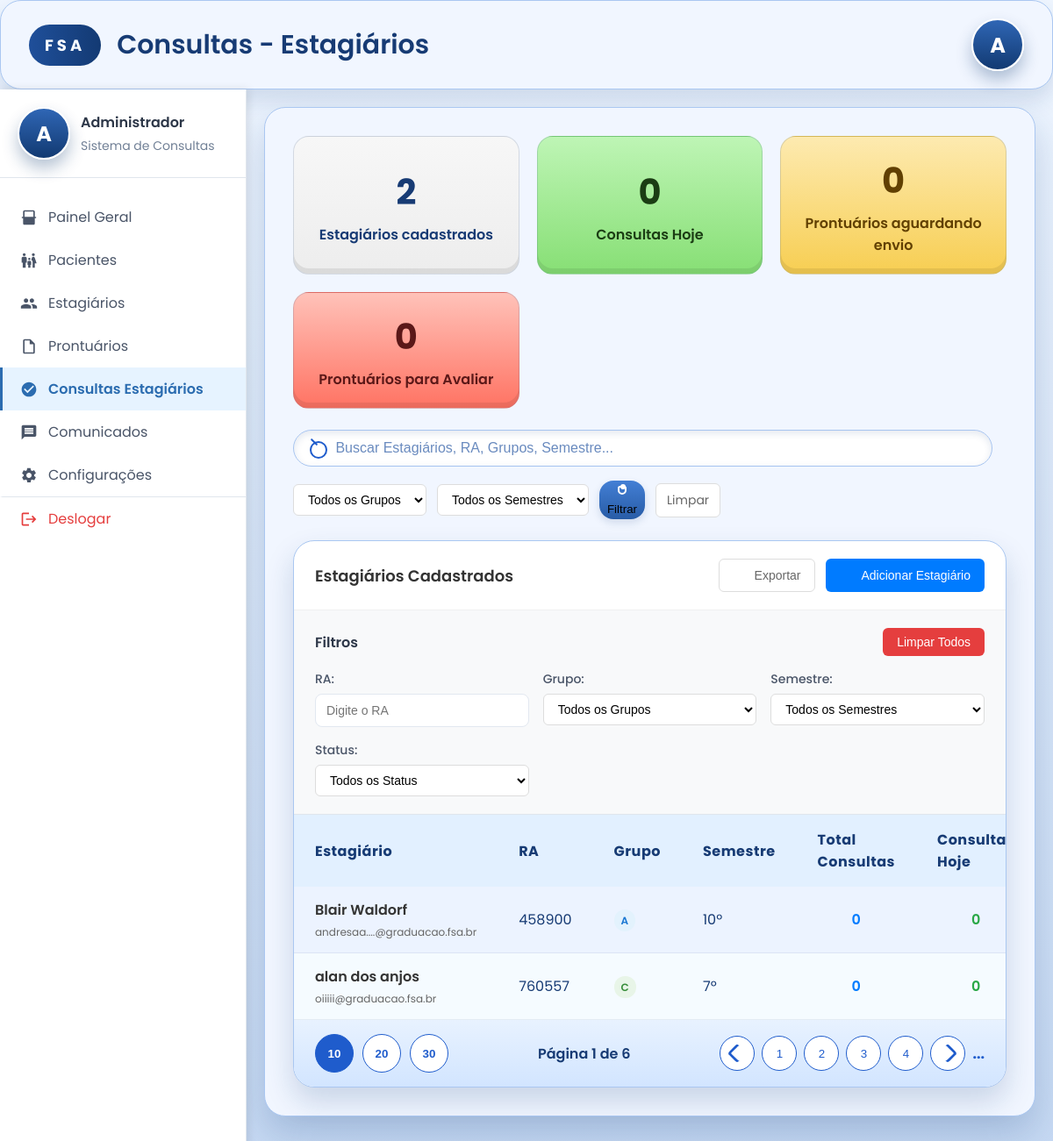
The page /admin/consultas (signed in) on the database its author committed.
### models.py (models this page shows, shortened)
class Estagiario(db.Model):
    id = db.Column(db.Integer, primary_key=True)
    nome = db.Column(db.String(100), nullable=False)
    data_nascimento = db.Column(db.Date, nullable=False)
    RA = db.Column(db.String(10), unique=True, nullable=False) # RA geralmente é string
    cpf = db.Column(db.String(14), unique=True, nullable=False)
    telefone_aluno = db.Column(db.String(20), nullable=False)
    emailfsa = db.Column(db.String(100), unique=True, nullable=False)
    curso_periodo = db.Column(db.String(50), nullable=False)
    senha = db.Column(db.String(200), nullable=False) # Armazenar a senha hash
    agendamentos = db.relationship('Agendamento', backref='estagiario', lazy=True) # Relacionamento com Agendamento
    disponibilidades = db.relationship('Disponibilidade', backref='estagiario', lazy=True)

### views.py (the view, shortened to what this page needs)
@app.route('/admin/consultas')
def admin_consultas_estagiarios():
    if 'logged_in' not in session or session.get('user_type') != 'mestre':
        flash('Acesso negado. Por favor, faça login como administrador.', 'error')
        return redirect(url_for('login'))
    try:
        busca = request.args.get('busca', '').strip()
        grupo_filtro = request.args.get('grupo', '').strip()
        semestre_filtro = request.args.get('semestre', '').strip()
        status_filtro = request.args.get('status', '').strip()
        estagiarios_query = Estagiario.query
        estagiarios = estagiarios_query.all()
        total_estagiarios = len(estagiarios)
        hoje = datetime.datetime.now().date()
        consultas_hoje = Agendamento.query.filter(
            db.func.date(Agendamento.data_agendamento) == hoje,
            Agendamento.status.in_(['confirmado', 'concluido'])
        ).count()
        prontuarios_aguardando = Agendamento.query.filter(
            Agendamento.status == 'concluido',
            Agendamento.observacoes_estagiario.is_(None)
        ).count()
        prontuarios_avaliar = Agendamento.query.filter(
            Agendamento.status == 'confirmado'
        ).count()
        estagiarios_com_consultas = []
        for estagiario in estagiarios:
            consultas_total = Agendamento.query.filter_by(estagiario_id=estagiario.id).count()
            consultas_hoje_estagiario = Agendamento.query.filter(
                Agendamento.estagiario_id == estagiario.id,
                db.func.date(Agendamento.data_agendamento) == hoje,
                Agendamento.status.in_(['confirmado', 'concluido'])
            ).count()
            semestre = "N/A"
            if estagiario.curso_periodo and "º" in estagiario.curso_periodo:
                try:
                    semestre = estagiario.curso_periodo.split("º")[0].split()[-1] + "º"
                except:
                    semestre = "N/A"
            grupo = "A"
            if estagiario.RA and estagiario.RA.isdigit():
                ultimo_digito = int(estagiario.RA[-1])
                if ultimo_digito <= 3:
                    grupo = "A"
                elif ultimo_digito <= 6:
                    grupo = "B"
                else:
                    grupo = "C"
            if grupo_filtro and grupo != grupo_filtro:
                continue
            if semestre_filtro and semestre != semestre_filtro:
                continue
            estagiarios_com_consultas.append({
                'id': estagiario.id,
                'nome': estagiario.nome,
                'ra': estagiario.RA,
                'email': estagiario.emailfsa,
                'telefone': estagiario.telefone_aluno,
                'curso_periodo': estagiario.curso_periodo,
                'grupo': grupo,
                'semestre': semestre,
                'consultas_count': consultas_total,
                'consultas_hoje': consultas_hoje_estagiario
            })
        estagiarios_com_consultas.sort(key=lambda x: x['nome'])
        grupos_disponiveis = list(set([e['grupo'] for e in estagiarios_com_consultas]))
        semestres_disponiveis = list(set([e['semestre'] for e in estagiarios_com_consultas]))
        messages = session.pop('_flashes', [])
        return render_template('consultas_estagiarios.html',
                             messages=messages,
                             total_estagiarios=total_estagiarios,
                             consultas_hoje=consultas_hoje,
                             prontuarios_aguardando=prontuarios_aguardando,
                             prontuarios_avaliar=prontuarios_avaliar,
                             estagiarios=estagiarios_com_consultas,
                             grupos_disponiveis=grupos_disponiveis,
                             semestres_disponiveis=semestres_disponiveis,
                             filtros_ativos={
                                 'busca': busca,
                                 'grupo': grupo_filtro,
                                 'semestre': semestre_filtro,
                                 'status': status_filtro
                             })
    except Exception as e:
        print(f"Erro ao carregar dados de consultas: {e}")
        flash('Erro ao carregar dados. Tente novamente.', 'error')
        messages = session.pop('_flashes', [])
        return render_template('consultas_estagiarios.html',
                             messages=messages,
                             total_estagiarios=0,
                             consultas_hoje=0,
                             prontuarios_aguardando=0,
                             prontuarios_avaliar=0,
                             estagiarios=[])

### templates/consultas_estagiarios.html (shortened to what this page needs)
<!DOCTYPE html>
<html lang="pt-BR">
  <head>
    <link rel="stylesheet" href="{{ url_for('static', filename='css/consultas_estagiarios.css') }}" />
    <link rel="stylesheet" href="https://cdnjs.cloudflare.com/ajax/libs/font-awesome/6.0.0/css/all.min.css">
  </head>
  <body>
    <div class="page-shell">
      <header class="header">
        <div class="brand">
          <div class="brand-logo">FSA</div>
          <h1>Consultas - Estagiários</h1>
        </div>
        <div class="user-avatar">A</div>
      </header>
      <div class="container">
        <div class="sidebar">
          <div class="sidebar-header">
            <div class="sidebar-user">
              <div class="user-avatar">A</div>
              <div class="user-info">
                <div class="user-name">Administrador</div>
                <div class="user-role">Sistema de Consultas</div>
              </div>
            </div>
          </div>
          <nav class="sidebar-nav">
            <a href="/aba_admin" class="nav-item">
              <svg xmlns="http://www.w3.org/2000/svg" viewBox="0 0 24 24" class="nav-icon">
                <path d="M3 13h1v7c0 1.1.9 2 2 2h12c1.1 0 2-.9 2-2v-7h1c.6 0 1-.4 1-1s-.4-1-1-1h-1V4c0-1.1-.9-2-2-2H6C4.9 2 4 2.9 4 4v7H3c-.6 0-1 .4-1 1s.4 1 1 1zM6 4h12v7H6V4z"/>
              </svg>
              <span>Painel Geral</span>
            </a>
            <a href="#" class="nav-item" onclick="mostrarPagina('pagina-pacientes')">
              <span>Pacientes</span>
            </a>
            <a href="#" class="nav-item" onclick="mostrarPagina('pagina-estagiarios')">
              <span>Estagiários</span>
            </a>
            <a href="#" class="nav-item" onclick="mostrarPagina('pagina-prontuarios')">
              <svg xmlns="http://www.w3.org/2000/svg" viewBox="0 0 24 24" class="nav-icon">
                <path d="M14 2H6c-1.1 0-2 .9-2 2v16c0 1.1.9 2 2 2h12c1.1 0 2-.9 2-2V8l-6-6zm4 18H6V4h7v5h5v11z"/>
              </svg>
              <span>Prontuários</span>
            </a>
            <a href="/admin/consultas" class="nav-item active">
              <svg xmlns="http://www.w3.org/2000/svg" viewBox="0 0 24 24" class="nav-icon">
                <path d="M12 2C6.48 2 2 6.48 2 12s4.48 10 10 10 10-4.48 10-10S17.52 2 12 2zm-2 15l-5-5 1.41-1.41L10 14.17l7.59-7.59L19 8l-9 9z"/>
              </svg>
              <span>Consultas Estagiários</span>
            </a>
            <a href="#" class="nav-item" onclick="mostrarPagina('pagina-comunicados')">
              <svg xmlns="http://www.w3.org/2000/svg" viewBox="0 0 24 24" class="nav-icon">
                <path d="M20 2H4c-1.1 0-1.99.9-1.99 2L2 22l4-4h14c1.1 0 2-.9 2-2V4c0-1.1-.9-2-2-2zm-2 12H6v-2h12v2zm0-3H6V9h12v2zm0-3H6V6h12v2z"/>
              </svg>
              <span>Comunicados</span>
            </a>
            <a href="#" class="nav-item" onclick="mostrarPagina('pagina-configuracoes')">
              <span>Configurações</span>
            </a>
            <a href="/logout" class="nav-item logout">
              <svg xmlns="http://www.w3.org/2000/svg" viewBox="0 0 24 24" class="nav-icon">
                <path d="M17 7l-1.41 1.41L18.17 11H8v2h10.17l-2.58 2.58L17 17l5-5zM4 5h8V3H4c-1.1 0-2 .9-2 2v14c0 1.1.9 2 2 2h8v-2H4V5z"/>
              </svg>
              <span>Deslogar</span>
            </a>
          </nav>
        </div>
        <div class="content">
          <main class="dashboard">
        <section class="summary" aria-label="Indicadores principais">
          <article class="summary-card neutral">
            <span class="summary-value">{{ total_estagiarios }}</span>
            <span class="summary-label">Estagiários cadastrados</span>
          </article>
          <article class="summary-card success">
            <span class="summary-value">{{ consultas_hoje }}</span>
            <span class="summary-label">Consultas Hoje</span>
          </article>
          <article class="summary-card warning">
            <span class="summary-value">{{ prontuarios_aguardando }}</span>
            <span class="summary-label">Prontuários aguardando envio</span>
          </article>
          <article class="summary-card danger">
            <span class="summary-value">{{ prontuarios_avaliar }}</span>
            <span class="summary-label">Prontuários para Avaliar</span>
          </article>
        </section>
        <section class="search-bar" aria-label="Busca e ações">
          <form method="GET" class="search-form">
            <div class="search-input">
              <span class="icon icon-search" aria-hidden="true"></span>
              <input
                type="search"
                name="busca"
                placeholder="Buscar Estagiários, RA, Grupos, Semestre..."
                aria-label="Buscar estagiários"
                value="{{ filtros_ativos.busca if filtros_ativos.busca else '' }}"
              />
            </div>
            <div class="filter-controls">
              <select name="grupo" class="filter-select">
                <option value="">Todos os Grupos</option>
              </select>
              <select name="semestre" class="filter-select">
                <option value="">Todos os Semestres</option>
              </select>
              <button type="submit" class="filter-button" aria-label="Aplicar filtros">
                <span class="icon icon-filter" aria-hidden="true"></span>
                Filtrar
              </button>
              <a href="/admin/consultas" class="clear-filters" aria-label="Limpar filtros">Limpar</a>
            </div>
          </form>
        </section>
        <section class="table-card" aria-label="Tabela de estagiários">
          <div class="table-header">
            <h2>Estagiários Cadastrados</h2>
            <div class="table-actions">
              <button type="button" class="btn btn-outline" onclick="exportarDados()">
                <span class="icon icon-download" aria-hidden="true"></span>
                Exportar
              </button>
              <button type="button" class="btn btn-primary" onclick="adicionarEstagiario()">
                <span class="icon icon-plus" aria-hidden="true"></span>
                Adicionar Estagiário
              </button>
            </div>
          </div>
          <div class="filters-section">
            <div class="filters-header">
              <h3>Filtros</h3>
              <button type="button" class="clear-all-filters" onclick="limparTodosFiltros()">
                Limpar Todos
              </button>
            </div>
            <div class="filters-grid">
              <div class="filter-group">
                <label for="filter-ra">RA:</label>
                <input type="text" id="filter-ra" class="filter-input" placeholder="Digite o RA">
              </div>
              <div class="filter-group">
                <label for="filter-grupo">Grupo:</label>
                <select id="filter-grupo" class="filter-select">
                  <option value="">Todos os Grupos</option>
                </select>
              </div>
              <div class="filter-group">
                <label for="filter-semestre">Semestre:</label>
                <select id="filter-semestre" class="filter-select">
                  <option value="">Todos os Semestres</option>
                </select>
              </div>
              <div class="filter-group">
                <label for="filter-status">Status:</label>
                <select id="filter-status" class="filter-select">
                  <option value="">Todos os Status</option>
                </select>
              </div>
            </div>
          </div>
          <table>
            <thead>
              <tr>
                <th scope="col">Estagiário</th>
                <th scope="col">RA</th>
                <th scope="col">Grupo</th>
                <th scope="col">Semestre</th>
                <th scope="col">Total Consultas</th>
                <th scope="col">Consultas Hoje</th>
              </tr>
            </thead>
            <tbody>
              {% for estagiario in estagiarios %}
              <tr>
                <td data-label="Estagiário">
                  <div class="estagiario-info">
                    <div class="estagiario-nome">{{ estagiario.nome }}</div>
                    <div class="estagiario-email">{{ estagiario.email }}</div>
                  </div>
                </td>
                <td data-label="RA">{{ estagiario.ra }}</td>
                <td data-label="Grupo">
                  <span class="grupo-badge grupo-{{ estagiario.grupo.lower() }}">{{ estagiario.grupo }}</span>
                </td>
                <td data-label="Semestre">{{ estagiario.semestre }}</td>
                <td data-label="Total Consultas" class="consultations">{{ estagiario.consultas_count }}</td>
                <td data-label="Consultas Hoje" class="consultations-today">{{ estagiario.consultas_hoje }}</td>
              </tr>
              {% endfor %}
            </tbody>
          </table>
          <footer class="table-footer">
            <div class="page-size" role="group" aria-label="Quantidade por página">
              <button type="button" class="size-option">10</button>
              <button type="button" class="size-option">20</button>
              <button type="button" class="size-option">30</button>
            </div>
            <span class="pagination-label">Página 1 de 6</span>
            <nav class="pagination" aria-label="Paginação">
              <button type="button" class="page prev" aria-label="Página anterior">
                <span class="icon icon-prev" aria-hidden="true"></span>
              </button>
              <button type="button" class="page number">1</button>
              <button type="button" class="page number">2</button>
              <button type="button" class="page number">3</button>
              <button type="button" class="page number">4</button>
              <button type="button" class="page next" aria-label="Próxima página">
                <span class="icon icon-next" aria-hidden="true"></span>
              </button>
              <span class="ellipsis">...</span>
            </nav>
          </footer>
        </section>
          </main>
        </div>
      </div>
    </div>
  </body>
</html>

### rows shown on the page
Estagiario: nome "Blair Waldorf", email "andresaa....@graduacao.fsa.br", ra "458900", grupo "A", semestre "10º", consultas_count "0", consultas_hoje "0"
Estagiario: nome "alan dos anjos", email "oiiiii@graduacao.fsa.br", ra "760557", grupo "C", semestre "7º", consultas_count "0", consultas_hoje "0"

### other values the page prints
{{ total_estagiarios }} "2"
{{ consultas_hoje }} "0"
{{ prontuarios_aguardando }} "0"
{{ prontuarios_avaliar }} "0"
